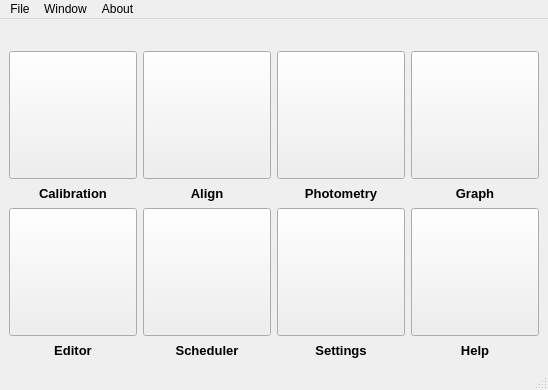
<?xml version="1.0" encoding="UTF-8"?>
<ui version="4.0">
 <class>MainWindow</class>
 <widget class="QMainWindow" name="MainWindow">
  <property name="geometry">
   <rect>
    <x>0</x>
    <y>0</y>
    <width>548</width>
    <height>390</height>
   </rect>
  </property>
  <property name="sizePolicy">
   <sizepolicy hsizetype="Fixed" vsizetype="Fixed">
    <horstretch>0</horstretch>
    <verstretch>0</verstretch>
   </sizepolicy>
  </property>
  <property name="minimumSize">
   <size>
    <width>548</width>
    <height>390</height>
   </size>
  </property>
  <property name="maximumSize">
   <size>
    <width>548</width>
    <height>390</height>
   </size>
  </property>
  <property name="windowTitle">
   <string>MYRaf3 Beta</string>
  </property>
  <widget class="QWidget" name="centralwidget">
   <layout class="QGridLayout" name="gridLayout">
    <item row="4" column="2">
     <widget class="QLabel" name="label_7">
      <property name="font">
       <font>
        <pointsize>10</pointsize>
        <weight>75</weight>
        <bold>true</bold>
       </font>
      </property>
      <property name="text">
       <string>Settings</string>
      </property>
      <property name="textFormat">
       <enum>Qt::AutoText</enum>
      </property>
      <property name="alignment">
       <set>Qt::AlignCenter</set>
      </property>
     </widget>
    </item>
    <item row="4" column="3">
     <widget class="QLabel" name="label_8">
      <property name="font">
       <font>
        <pointsize>10</pointsize>
        <weight>75</weight>
        <bold>true</bold>
       </font>
      </property>
      <property name="text">
       <string>Help</string>
      </property>
      <property name="textFormat">
       <enum>Qt::AutoText</enum>
      </property>
      <property name="alignment">
       <set>Qt::AlignCenter</set>
      </property>
     </widget>
    </item>
    <item row="1" column="3">
     <widget class="QPushButton" name="pushButton_4">
      <property name="minimumSize">
       <size>
        <width>128</width>
        <height>128</height>
       </size>
      </property>
      <property name="mouseTracking">
       <bool>true</bool>
      </property>
      <property name="autoFillBackground">
       <bool>true</bool>
      </property>
      <property name="text">
       <string/>
      </property>
      <property name="iconSize">
       <size>
        <width>80</width>
        <height>80</height>
       </size>
      </property>
      <property name="flat">
       <bool>false</bool>
      </property>
     </widget>
    </item>
    <item row="3" column="0">
     <widget class="QPushButton" name="pushButton_5">
      <property name="minimumSize">
       <size>
        <width>128</width>
        <height>128</height>
       </size>
      </property>
      <property name="mouseTracking">
       <bool>true</bool>
      </property>
      <property name="autoFillBackground">
       <bool>true</bool>
      </property>
      <property name="text">
       <string/>
      </property>
      <property name="iconSize">
       <size>
        <width>80</width>
        <height>80</height>
       </size>
      </property>
      <property name="flat">
       <bool>false</bool>
      </property>
     </widget>
    </item>
    <item row="3" column="1">
     <widget class="QPushButton" name="pushButton_6">
      <property name="minimumSize">
       <size>
        <width>128</width>
        <height>128</height>
       </size>
      </property>
      <property name="mouseTracking">
       <bool>true</bool>
      </property>
      <property name="autoFillBackground">
       <bool>true</bool>
      </property>
      <property name="text">
       <string/>
      </property>
      <property name="iconSize">
       <size>
        <width>80</width>
        <height>80</height>
       </size>
      </property>
      <property name="flat">
       <bool>false</bool>
      </property>
     </widget>
    </item>
    <item row="2" column="2">
     <widget class="QLabel" name="label_3">
      <property name="font">
       <font>
        <pointsize>10</pointsize>
        <weight>75</weight>
        <bold>true</bold>
       </font>
      </property>
      <property name="text">
       <string>Photometry</string>
      </property>
      <property name="textFormat">
       <enum>Qt::AutoText</enum>
      </property>
      <property name="alignment">
       <set>Qt::AlignCenter</set>
      </property>
     </widget>
    </item>
    <item row="2" column="3">
     <widget class="QLabel" name="label_4">
      <property name="font">
       <font>
        <pointsize>10</pointsize>
        <weight>75</weight>
        <bold>true</bold>
       </font>
      </property>
      <property name="text">
       <string>Graph</string>
      </property>
      <property name="textFormat">
       <enum>Qt::AutoText</enum>
      </property>
      <property name="alignment">
       <set>Qt::AlignCenter</set>
      </property>
     </widget>
    </item>
    <item row="1" column="0">
     <widget class="QPushButton" name="pushButton">
      <property name="minimumSize">
       <size>
        <width>128</width>
        <height>128</height>
       </size>
      </property>
      <property name="mouseTracking">
       <bool>true</bool>
      </property>
      <property name="autoFillBackground">
       <bool>true</bool>
      </property>
      <property name="text">
       <string/>
      </property>
      <property name="iconSize">
       <size>
        <width>80</width>
        <height>80</height>
       </size>
      </property>
      <property name="flat">
       <bool>false</bool>
      </property>
     </widget>
    </item>
    <item row="1" column="1">
     <widget class="QPushButton" name="pushButton_2">
      <property name="minimumSize">
       <size>
        <width>128</width>
        <height>128</height>
       </size>
      </property>
      <property name="mouseTracking">
       <bool>true</bool>
      </property>
      <property name="autoFillBackground">
       <bool>true</bool>
      </property>
      <property name="text">
       <string/>
      </property>
      <property name="iconSize">
       <size>
        <width>80</width>
        <height>80</height>
       </size>
      </property>
      <property name="flat">
       <bool>false</bool>
      </property>
     </widget>
    </item>
    <item row="4" column="1">
     <widget class="QLabel" name="label_6">
      <property name="font">
       <font>
        <pointsize>10</pointsize>
        <weight>75</weight>
        <bold>true</bold>
       </font>
      </property>
      <property name="text">
       <string>Scheduler</string>
      </property>
      <property name="textFormat">
       <enum>Qt::AutoText</enum>
      </property>
      <property name="alignment">
       <set>Qt::AlignCenter</set>
      </property>
     </widget>
    </item>
    <item row="2" column="1">
     <widget class="QLabel" name="label_2">
      <property name="font">
       <font>
        <pointsize>10</pointsize>
        <weight>75</weight>
        <bold>true</bold>
       </font>
      </property>
      <property name="text">
       <string>Align</string>
      </property>
      <property name="textFormat">
       <enum>Qt::AutoText</enum>
      </property>
      <property name="alignment">
       <set>Qt::AlignCenter</set>
      </property>
     </widget>
    </item>
    <item row="3" column="2">
     <widget class="QPushButton" name="pushButton_7">
      <property name="minimumSize">
       <size>
        <width>128</width>
        <height>128</height>
       </size>
      </property>
      <property name="mouseTracking">
       <bool>true</bool>
      </property>
      <property name="autoFillBackground">
       <bool>true</bool>
      </property>
      <property name="text">
       <string/>
      </property>
      <property name="iconSize">
       <size>
        <width>80</width>
        <height>80</height>
       </size>
      </property>
      <property name="flat">
       <bool>false</bool>
      </property>
     </widget>
    </item>
    <item row="3" column="3">
     <widget class="QPushButton" name="pushButton_8">
      <property name="minimumSize">
       <size>
        <width>128</width>
        <height>128</height>
       </size>
      </property>
      <property name="mouseTracking">
       <bool>true</bool>
      </property>
      <property name="autoFillBackground">
       <bool>true</bool>
      </property>
      <property name="text">
       <string/>
      </property>
      <property name="iconSize">
       <size>
        <width>80</width>
        <height>80</height>
       </size>
      </property>
      <property name="flat">
       <bool>false</bool>
      </property>
     </widget>
    </item>
    <item row="4" column="0">
     <widget class="QLabel" name="label_5">
      <property name="font">
       <font>
        <pointsize>10</pointsize>
        <weight>75</weight>
        <bold>true</bold>
       </font>
      </property>
      <property name="text">
       <string>Editor</string>
      </property>
      <property name="textFormat">
       <enum>Qt::AutoText</enum>
      </property>
      <property name="alignment">
       <set>Qt::AlignCenter</set>
      </property>
     </widget>
    </item>
    <item row="1" column="2">
     <widget class="QPushButton" name="pushButton_3">
      <property name="minimumSize">
       <size>
        <width>128</width>
        <height>128</height>
       </size>
      </property>
      <property name="mouseTracking">
       <bool>true</bool>
      </property>
      <property name="autoFillBackground">
       <bool>true</bool>
      </property>
      <property name="text">
       <string/>
      </property>
      <property name="iconSize">
       <size>
        <width>80</width>
        <height>80</height>
       </size>
      </property>
      <property name="flat">
       <bool>false</bool>
      </property>
     </widget>
    </item>
    <item row="2" column="0">
     <widget class="QLabel" name="label">
      <property name="font">
       <font>
        <pointsize>10</pointsize>
        <weight>75</weight>
        <bold>true</bold>
       </font>
      </property>
      <property name="text">
       <string>Calibration</string>
      </property>
      <property name="textFormat">
       <enum>Qt::AutoText</enum>
      </property>
      <property name="alignment">
       <set>Qt::AlignCenter</set>
      </property>
     </widget>
    </item>
    <item row="0" column="0" colspan="4">
     <widget class="QLabel" name="label_9">
      <property name="text">
       <string/>
      </property>
     </widget>
    </item>
   </layout>
  </widget>
  <widget class="QMenuBar" name="menubar">
   <property name="geometry">
    <rect>
     <x>0</x>
     <y>0</y>
     <width>548</width>
     <height>25</height>
    </rect>
   </property>
   <widget class="QMenu" name="menuFile">
    <property name="title">
     <string>File</string>
    </property>
    <addaction name="actionQuit"/>
   </widget>
   <widget class="QMenu" name="menuWindow">
    <property name="title">
     <string>Window</string>
    </property>
    <addaction name="actionCalibration"/>
    <addaction name="actionAlign"/>
    <addaction name="actionPhotometry"/>
    <addaction name="actionGraph"/>
    <addaction name="actionEditor"/>
    <addaction name="actionScheduler"/>
    <addaction name="actionSettings"/>
   </widget>
   <widget class="QMenu" name="menuAbout">
    <property name="title">
     <string>About</string>
    </property>
    <addaction name="actionHelp"/>
   </widget>
   <addaction name="menuFile"/>
   <addaction name="menuWindow"/>
   <addaction name="menuAbout"/>
  </widget>
  <widget class="QStatusBar" name="statusbar"/>
  <action name="actionQuit">
   <property name="text">
    <string>Quit</string>
   </property>
  </action>
  <action name="actionCalibration">
   <property name="text">
    <string>Calibration</string>
   </property>
  </action>
  <action name="actionAlign">
   <property name="text">
    <string>Align</string>
   </property>
  </action>
  <action name="actionPhotometry">
   <property name="text">
    <string>Photometry</string>
   </property>
  </action>
  <action name="actionGraph">
   <property name="text">
    <string>Graph</string>
   </property>
  </action>
  <action name="actionEditor">
   <property name="text">
    <string>Editor</string>
   </property>
  </action>
  <action name="actionScheduler">
   <property name="text">
    <string>Scheduler</string>
   </property>
  </action>
  <action name="actionSettings">
   <property name="text">
    <string>Settings</string>
   </property>
  </action>
  <action name="actionHelp">
   <property name="text">
    <string>Help</string>
   </property>
  </action>
 </widget>
 <resources/>
 <connections/>
</ui>
